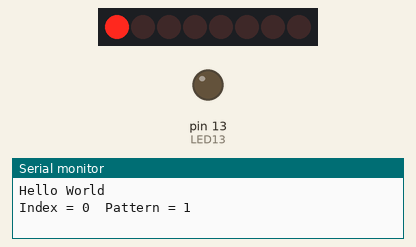
A sketch run on a simulated Arduino Uno, built with avr-gcc and run on an emulated ATmega328P. On the bench: 8 shift-register outputs drawn as a row of LEDs (first output left, lit = HIGH), output pins drawn as LEDs (lit = HIGH), the last lines printed to the serial monitor. Wiring (inferred from the names in the program): shift register (74HC595): data pin 2; shift clock pin 3; latch pin 4. Wiring (inferred from the signals the program sends): row of LEDs: on Q0, Q1, Q2, Q3, Q4, Q5, Q6, Q7. Pins used as bus, display or sensor lines are not drawn.

Above: at 0.03 s.
At 0.41 s:
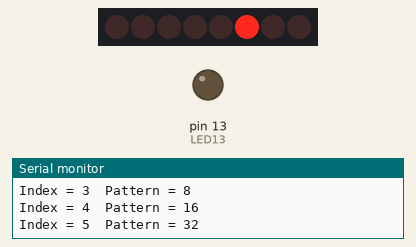
At 0.71 s:
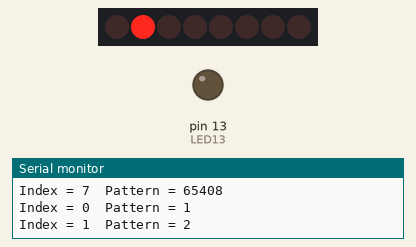
At 1.47 s:
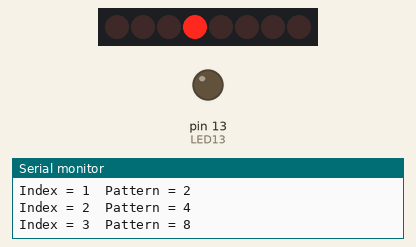
At 2.15 s:
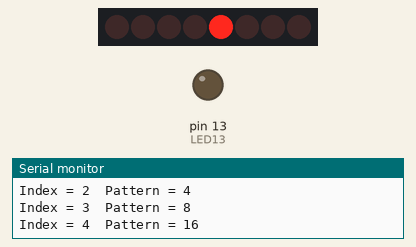
At 2.9 s:
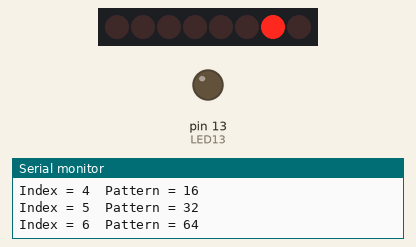
Timing chart, 0 to 3.2 s (numbered marks = the images above):
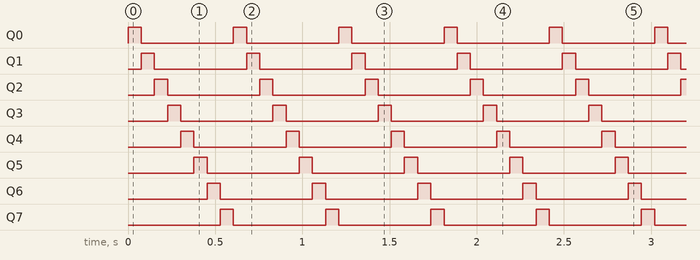

The sketch:

LEDStickWhite.ino
```cpp
// (licence header left out)
// LED DRIVERS
int DIN1 = 2; // Data In
int CLK1 = 3; // Clock
int LE1 = 4; // Latch Enable
int OEN = 5; // Output Enable

int LED13 = 13;  // Give us a PIN13 LED

struct Ser_Packet
{
  char header;
  char command;
  char data[8];
  char chksum[2];  // Fletcher checksum
};

Ser_Packet MyData;

int index = 0;

char Pattern[] =
{
//  B00000000,
  B00000001,
  B00000010,
  B00000100,
  B00001000,
  B00010000,
  B00100000,
  B01000000,
  B10000000,
} ;

int Background(void);

void Task1(void);

void setup() {

  pinMode(DIN1, OUTPUT);
  pinMode(CLK1, OUTPUT);
  pinMode(LE1, OUTPUT);
  pinMode(OEN, OUTPUT);

  pinMode(LED13, OUTPUT);

  Serial.begin(115200);
  index = 0;
  digitalWrite(LED13, HIGH);
  Serial.println("Hello World");
  digitalWrite(LED13, LOW);

}

void loop() {

  Task1();
  switch(Background())
  {
    case 'A':
    {
      Pattern[0] = MyData.data[0];
      Pattern[1] = MyData.data[1];
      Pattern[2] = MyData.data[2];
      Pattern[3] = MyData.data[3];
      Pattern[4] = MyData.data[4];
      Pattern[5] = MyData.data[5];
      Pattern[6] = MyData.data[6];
      Pattern[7] = MyData.data[7];
      break;
    }
    case 'B':
    {
      break;
    }
    default:
      break;
  }
  delay(75);

}

void Task1(void)
{
  digitalWrite(LE1, LOW);
  shiftOut(DIN1, CLK1, MSBFIRST, Pattern[index]);
//    shiftOut(DIN1, CLK1, MSBFIRST, 0xFF);
  digitalWrite(LE1, HIGH);

  Serial.print("Index = ");
  Serial.print(index);
  Serial.print("  Pattern = ");
  Serial.println((unsigned int)Pattern[index]);

  index = (index + 1) % sizeof(Pattern);

}
```

Background.ino
```cpp
unsigned int fletcher16(char *data, unsigned int bytes )
{
  // slightly modified from http://en.wikipedia.org/wiki/Fletcher%27s_checksum

  unsigned int sum1 = 0xff, sum2 = 0xff, tlen;
  while (bytes)
  {
    tlen = bytes; // If byte size is variable, use this "tlen = bytes > 20 ? 20 : bytes;"
    bytes -= tlen;
    do
    {
      sum2 += sum1 += *data++;
    } while (--tlen);
    sum1 = (sum1 & 0xff) + (sum1 >> 8);
    sum2 = (sum2 & 0xff) + (sum2 >> 8);
  }
  /* Second reduction step to reduce sums to 8 bits */
  sum1 = (sum1 & 0xff) + (sum1 >> 8);
  sum2 = (sum2 & 0xff) + (sum2 >> 8);
  return sum2 << 8 | sum1;
}

int Background(void)
{
  int temp;
  // Add all the events to the event queue
  // Get inputs from COMM
  temp = GetComm();
  // Get inputs from Digital In
  // Get inputs from Timer?
  //
  return temp;
}

int GetComm(void)
{
  int checksum;
  if(Serial.available() > 11)
  {
    // Read the available data and check checksum
    if(Serial.peek() == ':')
    {
      MyData.header = Serial.read();
      MyData.command = Serial.read();
      Serial.readBytes(MyData.data, 8);
      Serial.readBytes(MyData.chksum, 2);
    //  MyData.data[4] = MyData.header; // Move the header into last position in data array to compute checksum
    //  checksum = MyData.chksum[0] + (MyData.chksum[1] << 8);
    //  if(checksum == fletcher16(MyData.data, 5))
    //  {
    //    // data is good
    //    return 1;
    //  }
    //  else
    //    return 0;
      Serial.write('=');
      return MyData.command;
    }
  }
}
```

Measured:
- by itself, Q0–7: alternates HIGH for 0.08 s and LOW for 0.53 s
- by itself, everything shown: repeats every 0.60 s, in 8 steps
